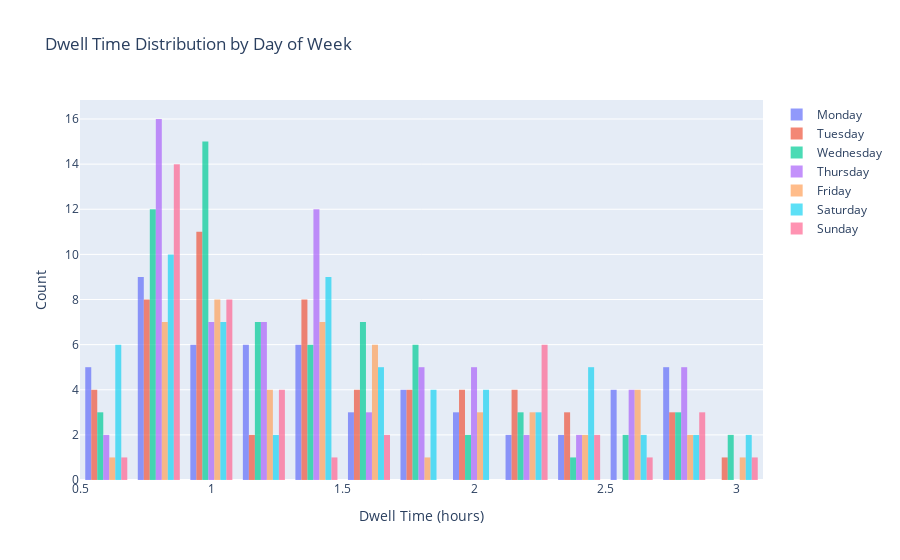

Notebook code cell kept with this figure:
### Code cell
# Create histogram showing dwell time distribution for each day of week
day_order = ['Monday', 'Tuesday', 'Wednesday', 'Thursday', 'Friday', 'Saturday', 'Sunday']

fig = go.Figure()

for day in day_order:
   day_data = df_clean[df_clean['TA_DAY'] == day]['DWELL_TIME']
   fig.add_trace(go.Histogram(x=day_data, name=day, opacity=0.7))

fig.update_layout(
   title='Dwell Time Distribution by Day of Week',
   xaxis_title='Dwell Time (hours)',
   yaxis_title='Count',
   barmode='group'
)

fig.show()
